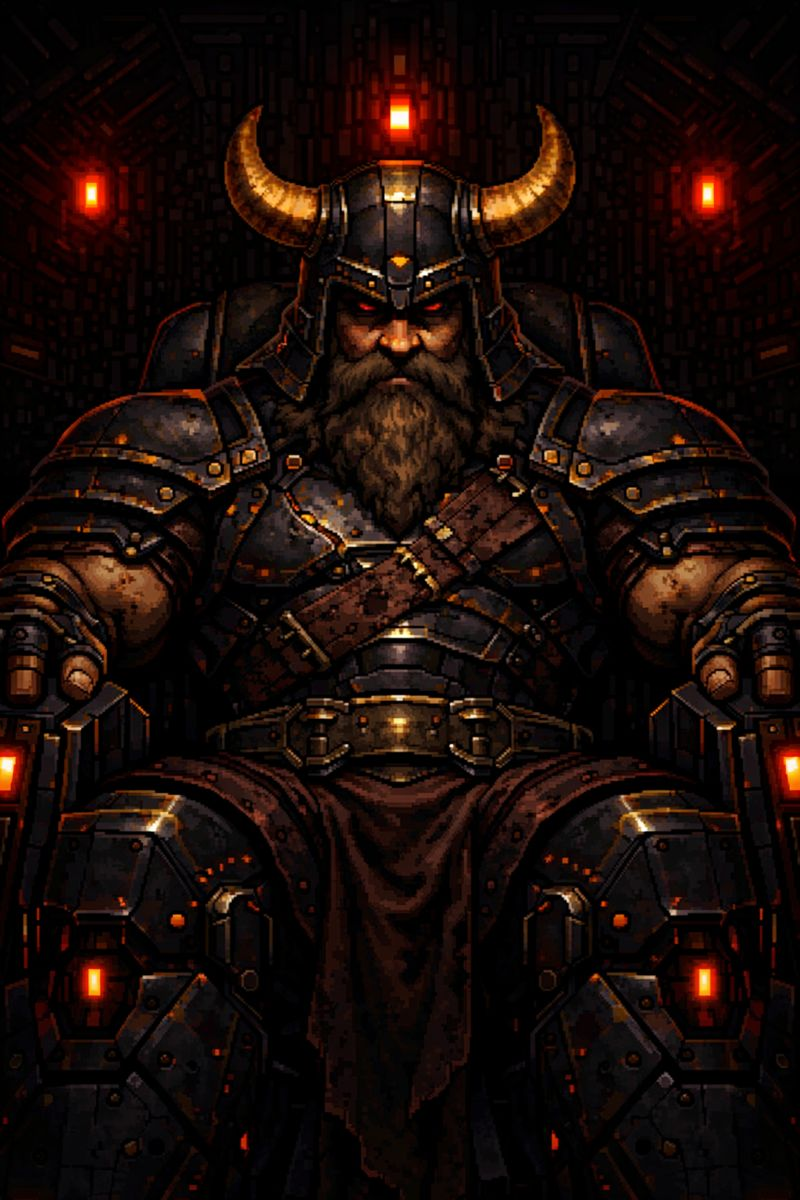
#> input picture Fattian Idle.png, 800 x 1200 px
$ python prepare_fattian_avatars.py
#> lines starting #> are read from the running program, lines starting #| are printed output that depends on the picture
from __future__ import annotations

import sys
from pathlib import Path
from typing import Dict

from PIL import Image

ROOT = Path(__file__).resolve().parents[1]
AVATAR_DIR = ROOT / "game" / "assets" / "avatars" / "fattian"
TARGET_SIDE = 320
STATE_ORDER = ['idle', 'thrust', 'left', 'right', 'fire', 'special', 'victory']
SOURCE_FILES: Dict[str, str] = {
    'idle': 'Fattian Idle.png',
    'thrust': 'Fattianforward.png',
    'left': 'Fattianleft.png',
    'right': 'Fattianright.png',
    'fire': 'Fattian Firing.png',
    'special': 'Fattianability.png',
}
FALLBACKS: Dict[str, str] = {
    'victory': 'special',
}

def load_image(name: str) -> Image.Image:
#> called with name = 'Fattian Idle.png'
    source_path = ROOT / name
    if not source_path.exists():
        raise FileNotFoundError(f"Missing source image: {source_path}")
    img = Image.open(source_path).convert('RGBA')
    return img

def fit_canvas(img: Image.Image, side: int = TARGET_SIDE) -> Image.Image:
#> called with side = 320
    width, height = img.size
#> width = 800; height = 1200
    if width == 0 or height == 0:
        return Image.new('RGBA', (side, side), (0, 0, 0, 0))
    scale = max(side / width, side / height) * 1.08
#> scale = 0.432
    new_size = (int(width * scale), int(height * scale))
#> new_size = (345, 518)
    img = img.resize(new_size, Image.Resampling.LANCZOS)
#> img: PIL image 345x518 RGBA
    width, height = img.size
#> width = 345; height = 518
    left = max(0, int((width - side) / 2))
#> left = 12
    top = max(0, int((height - side) / 2) - int(side * 0.1))
#> top = 67
    right = left + side
#> right = 332
    bottom = top + side
#> bottom = 387
    img = img.crop((left, top, right, bottom))
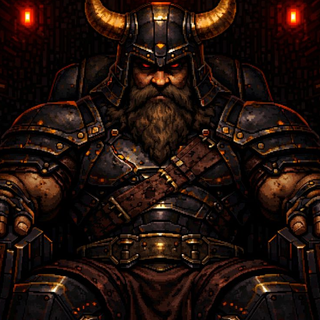
#> img: PIL image 320x320 RGBA; mean R, G, B, A 32.9, 17.4, 11.9, 255
    return img

def build_state_image(state: str) -> Image.Image:
    if state in SOURCE_FILES:
        img = load_image(SOURCE_FILES[state])
    else:
        fallback = FALLBACKS.get(state)
        if not fallback:
            raise KeyError(f"No source or fallback defined for state '{state}'")
        img = load_image(SOURCE_FILES[fallback])
    return fit_canvas(img)

def main() -> int:
    AVATAR_DIR.mkdir(parents=True, exist_ok=True)
    for state in STATE_ORDER:
        try:
            rendered = build_state_image(state)
        except Exception as exc:  # pylint: disable=broad-except
            print(f"Failed to generate '{state}': {exc}", file=sys.stderr)
            return 1
        out_path = AVATAR_DIR / f"{state}.png"
        rendered.save(out_path)
        print(f"Wrote {out_path.relative_to(ROOT)}")
#> pass 2 of the loop in main, `for state in STATE_ORDER:`:
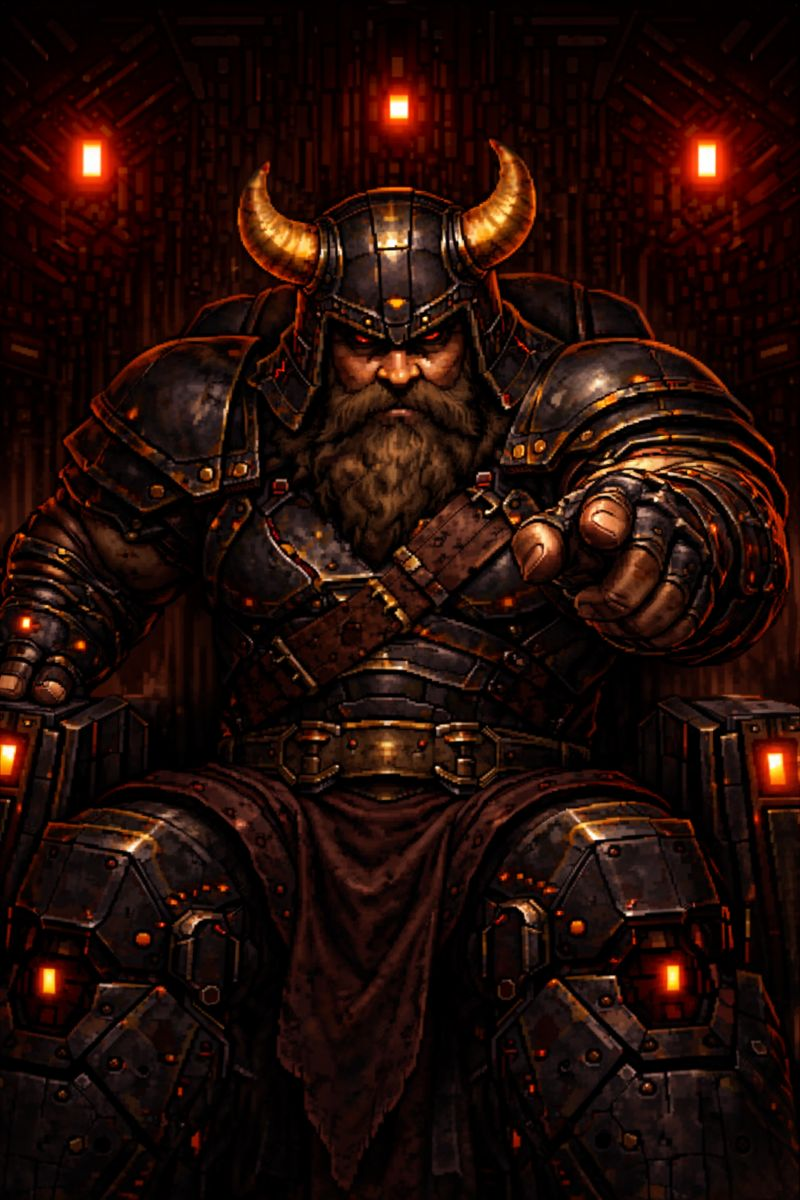
#> input picture Fattianforward.png, 800 x 1200 px
#> in fit_canvas (call 2), `img = img.crop((left, top, right, bottom))`:
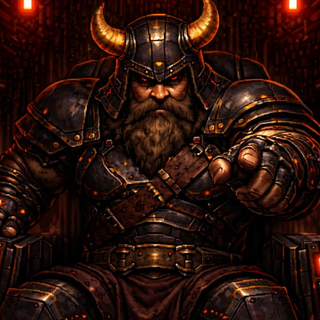
#> img: PIL image 320x320 RGBA; mean R, G, B, A 41.7, 17.9, 11.3, 255
#> pass 3 of the loop in main, `for state in STATE_ORDER:`:
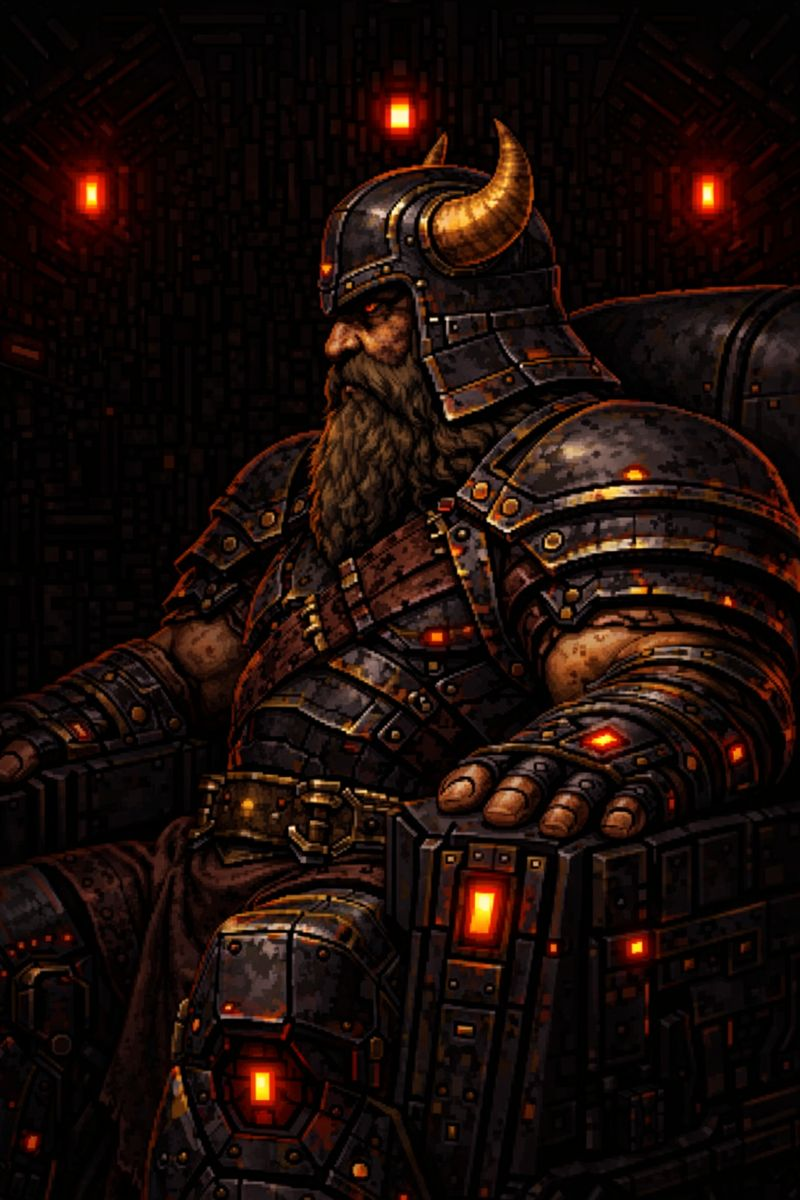
#> input picture Fattianleft.png, 800 x 1200 px
#> in fit_canvas (call 3), `img = img.crop((left, top, right, bottom))`:
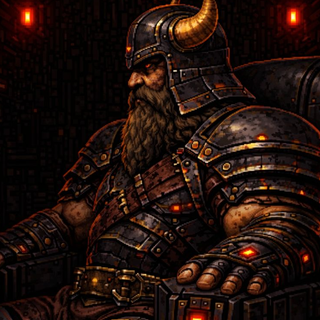
#> img: PIL image 320x320 RGBA; mean R, G, B, A 33, 17, 11.8, 255
#> the loop made 7 passes; the first 3 are shown
    return 0

if __name__ == '__main__':
    raise SystemExit(main())
#> (the program exits here)
